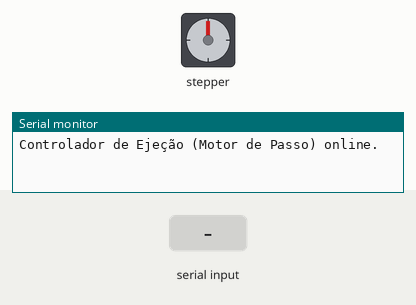
Bench run of a sketch on a simulated Arduino Uno, built with avr-gcc and run on an emulated ATmega328P. Shown: stepper motor, the last lines printed to the serial monitor. The test bench sets the inputs (shaded band). Stepper angles assume 2048 steps per turn.

Above: at 1.2 s.
1.3 s: "REJECT\n" received over Serial
At 1.46 s:
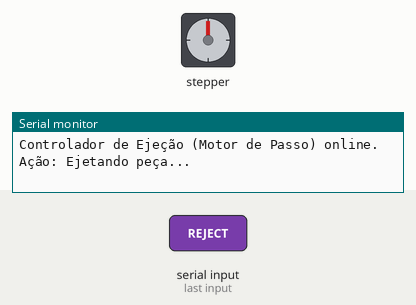
At 2.09 s:
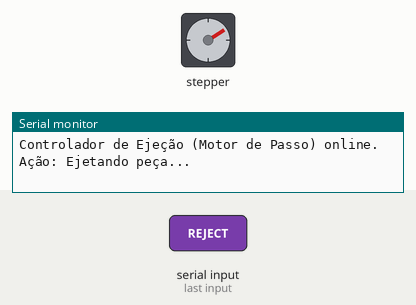
4.3 s: "PAUSE\n" received over Serial
5.8 s: "RESUME\n" received over Serial
Timing chart, 0 to 8.8 s (numbered marks = the images above; inputs shaded):
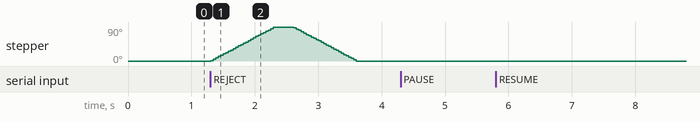

Measured:
- after the input at 1.3 s, stepper: turns 90° clockwise in 1.0 s, then 90° counter-clockwise in 0.98 s

The sketch:

ejector_only.ino
```cpp
#include <Stepper.h>

const int PASSOS_POR_VOLTA = 2048;
const int IN1 = 8;
const int IN2 = 9;
const int IN3 = 10;
const int IN4 = 11;

Stepper myStepper(PASSOS_POR_VOLTA, IN1, IN3, IN2, IN4);

// --- CONSTANTES DE MOVIMENTO ---
const int PASSOS_PARA_EJETAR = 512; // 512 passos = 90 graus
const int VELOCIDADE_EJECAO = 15;

String comandoRecebido = "";
bool sistemaPausado = false; // Variável para controlar o estado

// --- FUNÇÃO SETUP ---
void setup() {
  Serial.begin(9600);
  myStepper.setSpeed(VELOCIDADE_EJECAO);
  Serial.println("Controlador de Ejeção (Motor de Passo) online.");
}

// --- FUNÇÃO LOOP ---
void loop() {
  if (Serial.available() > 0) {
    comandoRecebido = Serial.readStringUntil('\n');
    comandoRecebido.trim();

    // 1. Lógica de Ejeção (Normal ou Manual)
    if (comandoRecebido == "REJECT") {
      if (!sistemaPausado) {
        ejetarPeca();
      } else {
        Serial.println("AVISO: Sistema em pausa. Comando REJECT ignorado.");
      }
    }

    // 2. Lógica de Pausa (Controlo Mestre)
    else if (comandoRecebido == "PAUSE") {
      sistemaPausado = true;
      Serial.println("SISTEMA PAUSADO. (Esteira pararia aqui)");
      // Aqui você adicionaria o código para parar um motor DC de esteira, se houvesse
    }

    // 3. Lógica de Retomar (Controlo Mestre)
    else if (comandoRecebido == "RESUME") {
      sistemaPausado = false;
      Serial.println("SISTEMA RETOMADO.");
    }
  }
}

// --- FUNÇÃO DE AÇÃO ---
void ejetarPeca() {
  Serial.println("Ação: Ejetando peça...");

  // 1. Gira para "empurrar" a peça
  myStepper.step(PASSOS_PARA_EJETAR);

  delay(300); // Pausa

  // 2. Gira de volta para a posição inicial
  myStepper.step(-PASSOS_PARA_EJETAR);

  Serial.println("Ejetor retornou à posição inicial.");

  // Desliga os pinos do motor para economizar energia e evitar aquecimento
  digitalWrite(IN1, LOW);
  digitalWrite(IN2, LOW);
  digitalWrite(IN3, LOW);
  digitalWrite(IN4, LOW);
}
```
